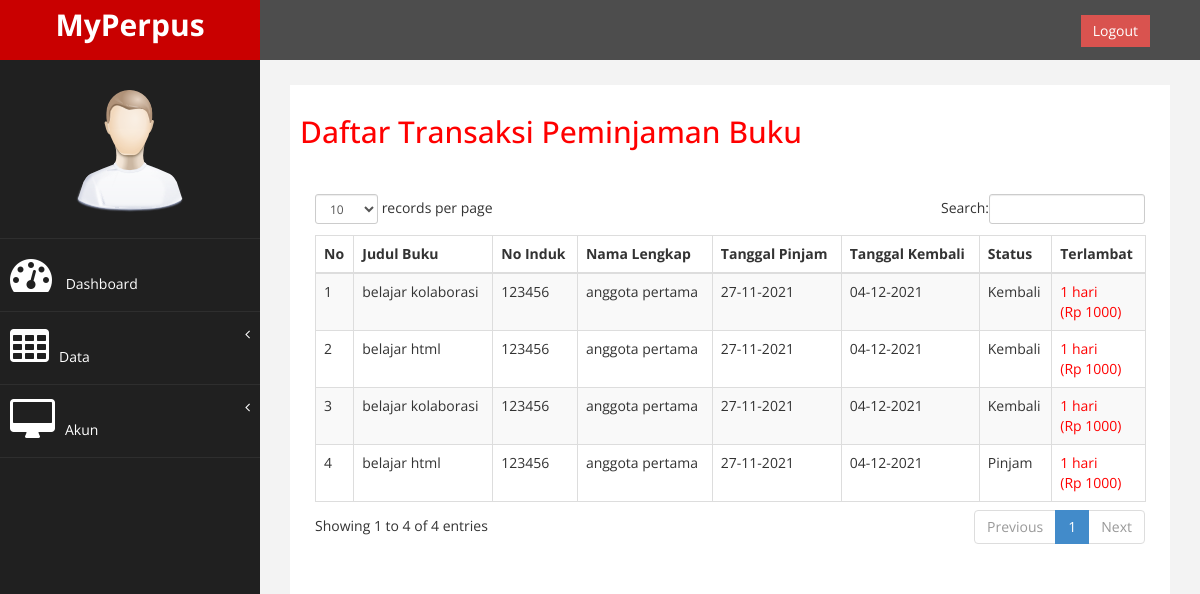
The page /halaman/admin/data/data_transaksi.php on the database its author committed.
### tables this page shows
CREATE TABLE `tab_transaksi` (
  `id_transaksi` int(10) NOT NULL,
  `judul_buku` varchar(200) NOT NULL,
  `no_induk` varchar(10) NOT NULL,
  `nama_lengkap` varchar(100) NOT NULL,
  `tgl_pinjam` varchar(50) NOT NULL,
  `tgl_kembali` varchar(50) NOT NULL,
  `status` varchar(100) NOT NULL
);

### halaman/admin/data/terlambat_kembali.php (called while the page is built)
<?php
function terlambat($tgl_dateline, $tgl_kembali) {
$tgl_dateline_pcs = explode ("-", $tgl_dateline);
$tgl_dateline_pcs = $tgl_dateline_pcs[2]."-".$tgl_dateline_pcs[1]."-".$tgl_dateline_pcs[0];
$tgl_kembali_pcs = explode ("-", $tgl_kembali);
$tgl_kembali_pcs = $tgl_kembali_pcs[2]."-".$tgl_kembali_pcs[1]."-".$tgl_kembali_pcs[0];
$selisih = strtotime ($tgl_kembali_pcs) - strtotime ($tgl_dateline_pcs);
$selisih = $selisih / 86400;
if ($selisih>=1) {
	$hasil_tgl = floor($selisih);
}
else {
	$hasil_tgl = 0;
}
return $hasil_tgl;
}
?>

### halaman/admin/data/data_transaksi.php (the view, shortened to what this page needs)
<!DOCTYPE html>
<html xmlns="http://www.w3.org/1999/xhtml">
<head>
    <link href="../../assets/css/bootstrap.css" rel="stylesheet" />
    <link href="../../assets/css/font-awesome.css" rel="stylesheet" />
    <link href="../../assets/js/morris/morris-0.4.3.min.css" rel="stylesheet" />
    <link href="../../assets/css/custom.css" rel="stylesheet" />
    <link href="../../assets/js/dataTables/dataTables.bootstrap.css" rel="stylesheet" />
</head>
<body>
    <div id="wrapper">
        <nav class="navbar navbar-default navbar-cls-top " role="navigation" style="margin-bottom: 0">
            <div class="navbar-header">
                <a class="navbar-brand" href="dashboard.php">
                    MyPerpus
                </a>
            </div>
  <div style="color: white;
padding: 15px 50px 5px 50px;
float: right;
font-size: 16px;"><a href="../../logout.php" class="btn btn-danger square-btn-adjust">Logout</a> </div>
        </nav>
                <nav class="navbar-default navbar-side" role="navigation">
            <div class="sidebar-collapse">
                <ul class="nav" id="main-menu">
				<li class="text-center">
                    <img src="../../assets/img/find_user.png" class="user-image img-responsive"/>
					</li>
                    <li>
                        <a href="../dashboard.php"><i class="fa fa-dashboard fa-3x"></i> Dashboard</a>
                    </li>
                    <li>
                        <a href="#"><i class="fa fa-table fa-3x"></i>Data<span class="fa arrow"></span></a>
                    </li>
                </ul>
                <li>
                        <a href="#"><i class="fa fa-desktop fa-3x"></i>Akun<span class="fa arrow"></span></a>
                    </li>
            </div>
        </nav>
        <div id="page-wrapper" >
            <div id="page-inner">
                <div class="row">
                    <div class="col-md-12">
                     <h2>Daftar Transaksi Peminjaman Buku</h2>
                    </div>
                </div>
                 <div class="panel-heading">
                </div>
                        <div class="panel-body">
                            <div class="table-responsive">
                                <table class="table table-striped table-bordered table-hover" id="dataTables-example">
                                    <thead>
                                        <tr>
                                            <th>No</th>
                                            <th>Judul Buku</th>
                                            <th>No Induk</th>
                                            <th>Nama Lengkap</th>
                                            <th>Tanggal Pinjam</th>
                                            <th>Tanggal Kembali</th>
                                            <th>Status</th>
                                            <th>Terlambat</th>
                                        </tr>
                                    </thead>
                                    <tbody>
                                    <?php
                                        include "../../../koneksi.php";
                                        $no = 1;
                                        $ambil = mysqli_query($koneksi,"SELECT*FROM tab_transaksi");
                                        while ($data = mysqli_fetch_array($ambil)) {
                                            ?>
                                            <tr class="odd gradeX">
                                                <td><?php echo $no++; ?></td>
                                                <td><?php echo $data['judul_buku']; ?></td>
                                                <td><?php echo $data['no_induk']; ?></td>
                                                <td><?php echo $data['nama_lengkap']; ?></td>
                                                <td><?php echo $data['tgl_pinjam']; ?></td>
                                                <td><?php echo $data['tgl_kembali']; ?></td>
                                                <td><?php echo $data['status']; ?></td>
                                                <td>
                                                <?php
                                                include_once "terlambat_kembali.php";
                                                $denda = 1000;
                                                $tanggal_dateline = $data['tgl_kembali'];
                                                $tgl_kembali=date('Y-m-d');
                                                $lambat = terlambat($tanggal_dateline, $tgl_kembali);
                                                $denda1 = $lambat*$denda;
                                                if ($lambat>0) {
                                                    echo "<font color='red'>$lambat hari<br>(Rp $denda1) </font>";
                                                }else{
                                                    echo $lambat . "hari";
                                                }
                                                ?>
                                                </td>
                                            </tr>
                                            <?php
                                        }
                                        ?>
                                    </tbody>
                                </table>
                            </div>
                        </div>
                    </div>
    </div>
            </div>
</body>
</html>

### halaman/assets/css/custom.css (style rules this page uses)
body { font-family: 'Open Sans', sans-serif; }
#wrapper { width: 100%; background:#202020; }
#page-wrapper { padding: 15px 15px; min-height: 600px; background:#F3F3F3; }
#page-inner { width:100%; margin:10px 20px 10px 0px; background-color:#fff!important; padding:10px; min-height:1200px; }
.text-center { text-align:center; }
h2 { color: #f00; }
.square-btn-adjust { border: 0px solid transparent; -webkit-border-radius: 0px; -moz-border-radius: 0px; border-radius: 0px; }
.user-image { margin: 25px auto; -webkit-border-radius: 10px; -moz-border-radius: 10px; border-radius: 10px; max-height:170px; max-width:170px; }
.navbar-cls-top .navbar-brand { color: #fff; background: #C90000; width: 260px; text-align: center; height: 60px; font-size: 30px; font-weight: 700; }
.arrow { float: right; }
.fa.arrow:before { content: "\f104"; }
.sidebar-collapse , .sidebar-collapse .nav { background:none; }
.sidebar-collapse .nav { padding:0; }
.sidebar-collapse .nav > li > a { color:#fff; background:#202020; text-shadow:none; }
.sidebar-collapse > .nav > li > a { padding:15px 10px; }
.sidebar-collapse > .nav > li { border-bottom: 1px solid rgba(107, 108, 109, 0.19); }
.navbar-side { border:none; background-color: #202020; }
.navbar-cls-top { background:#4D4D4D; border-bottom:none; }
.navbar-default { border:0px solid black; }
.navbar-header { background: #A70303; }
.nav > li > a > i { margin-right:10px; }
@media (min-width:768px) { #page-wrapper { margin: 0 0 0 260px; padding: 15px 30px; min-height: 1200px; } }
@media (min-width:768px) { .navbar-side { z-index: 1; position: absolute; width: 260px; } }
@media (min-width:768px) { .navbar { border-radius: 0px; } }

### rows shown on the page
tab_transaksi: judul_buku "belajar kolaborasi", no_induk "123456", nama_lengkap "anggota pertama", tgl_pinjam "27-11-2021", tgl_kembali "04-12-2021", status "Kembali", tgl_kembali "1", tgl_kembali "1000"
tab_transaksi: judul_buku "belajar html", no_induk "123456", nama_lengkap "anggota pertama", tgl_pinjam "27-11-2021", tgl_kembali "04-12-2021", status "Kembali", tgl_kembali "1", tgl_kembali "1000"
tab_transaksi: judul_buku "belajar kolaborasi", no_induk "123456", nama_lengkap "anggota pertama", tgl_pinjam "27-11-2021", tgl_kembali "04-12-2021", status "Kembali", tgl_kembali "1", tgl_kembali "1000"
tab_transaksi: judul_buku "belajar html", no_induk "123456", nama_lengkap "anggota pertama", tgl_pinjam "27-11-2021", tgl_kembali "04-12-2021", status "Pinjam", tgl_kembali "1", tgl_kembali "1000"
